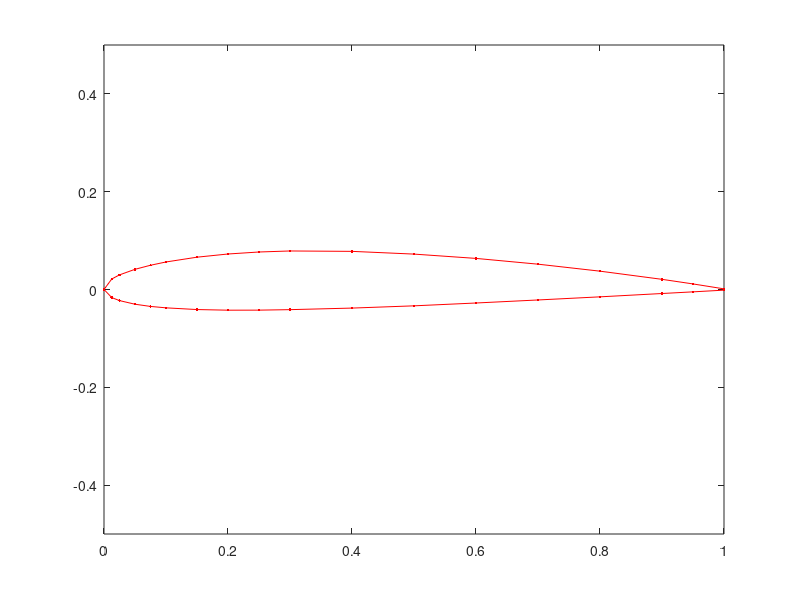

This figure's MATLAB source:
% NACA 2412 Plotting

C =[1.0000     0.0013
    0.9500     0.0114
    0.9000     0.0208
    0.8000     0.0375
    0.7000     0.0518
    0.6000     0.0636
    0.5000     0.0724
    0.4000     0.0780
    0.3000     0.0788
    0.2500     0.0767
    0.2000     0.0726
    0.1500     0.0661
    0.1000     0.0563
    0.0750     0.0496
    0.0500     0.0413
    0.0250     0.0299
    0.0125     0.0215
    0.0000     0.0000
    0.0125     -0.0165
    0.0250     -0.0227
    0.0500     -0.0301
    0.0750     -0.0346
    0.1000     -0.0375
    0.1500     -0.0410
    0.2000     -0.0423
    0.2500     -0.0422
    0.3000     -0.0412
    0.4000     -0.0380
    0.5000     -0.0334
    0.6000     -0.0276
    0.7000     -0.0214
    0.8000     -0.0150
    0.9000     -0.0082
    0.9500     -0.0048
    1.0000     -0.0013];

x = C(:, 1);
y = C(:, 2);

plot(x, y, 'r.-')
xlim([0 1])
ylim([-0.5 0.5])
